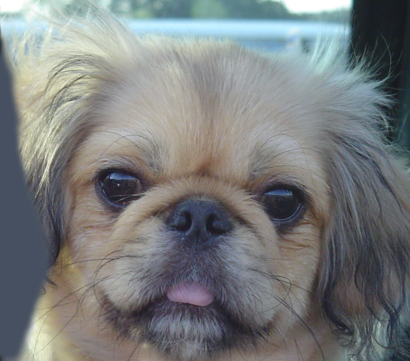
#> input picture dog.bmp, 410 x 361 px
$ python main.py
#> lines starting #> are read from the running program, lines starting #| are printed output that depends on the picture
import cv2
import os
import numpy as np
from matplotlib import pyplot as plt
from matplotlib.widgets import Slider, Button

class ImgHistogram:
    # constructor
    def __init__(self):
        self.img = cv2.imread('dog.bmp')
#> self.img is the input picture: shape (361, 410, 3); mean B, G, R 125, 124.5, 121.2
        self.img_prev = cv2.imread('dog.bmp')
        self.new_img = cv2.imread('dog.bmp')

        rows = 2
        columns = 2
        self.fig, self.axes=plt.subplots(nrows=2,ncols=2, figsize=(columns*3,rows*3))
        self.fig.subplots_adjust(left=0.25, bottom=0.25)
        self.fig.add_subplot(rows,columns,1)
        plt.axis('off')
        plt.imshow(self.img, aspect='auto')

        self.fig.add_subplot(rows,columns,2)
        plt.axis('off')
        plt.imshow(self.img_prev, aspect='auto')

        cols = ['Original Image','Altered Image']
        for ax,col in zip(self.axes[0],cols):
            ax.set_title(col)
        for i,ax in enumerate(self.axes.flat):
            ax.set_xticks([])
            ax.set_yticks([])

        self.fig.add_subplot(rows,columns,3)
        color = ('b','g','r')
        for i,col in enumerate(color):
            imghist = cv2.calcHist([self.img],[i],None,[256],[0,256])
            plt.plot(imghist,color = col)
            plt.xlim([0,256])

        self.fig.add_subplot(rows,columns,4)
        color = ('b','g','r')
        for i,col in enumerate(color):
            imghist = cv2.calcHist([self.img_prev],[i],None,[256],[0,256])
            plt.plot(imghist,color = col)
            plt.xlim([0,256])

        # slider bar axes
        axcontrast = plt.axes([0.25, 0.1, 0.65, 0.03])
        axbrightness = plt.axes([0.25, 0.15, 0.65, 0.03])
        axbutton = plt.axes([0.525,0.05,0.1,0.03])

        #contrast can go from 0<1 for decrease, >1 for increase
        self.contrast = Slider(axcontrast, 'Contrast', 0.0, 2.0, valinit=1.0)
        #brightness can go from -127 to 127
        self.brightness = Slider(axbrightness, 'Brightness', -100.0, 100.0, valinit=0.0)
        self.savebutton = Button(axbutton, 'Save')

        self.contrast.on_changed(self.update)
        self.brightness.on_changed(self.update)
        self.savebutton.on_clicked(self.saveimg)

        plt.show()
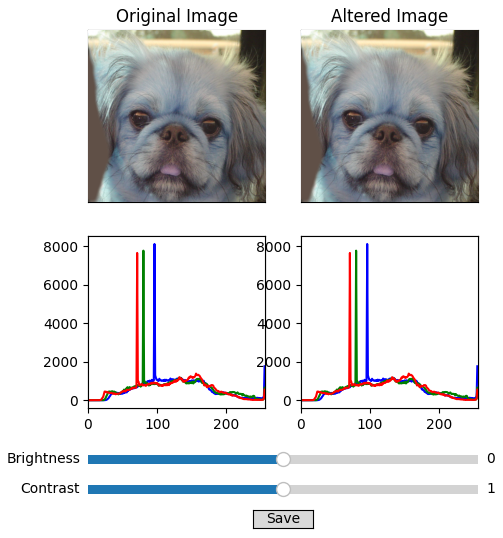
#> figure drawn by matplotlib, 6 panels; B, G, R data is drawn as R, G, B; panel 3: curve peaks at x = 96, y = 8108; panel 3: curve peaks at x = 80, y = 7762; panel 3: curve peaks at x = 71, y = 7643; panel 4: curve peaks at x = 96, y = 8108

        cv2.waitKey(0)

    def update(self,val):
        c = self.contrast.val
        b = self.brightness.val
        self.new_img = cv2.addWeighted(self.img_prev, c, self.img_prev,0,b)

        plt.subplot(2,2,2)
        plt.axis('off')
        plt.imshow(self.new_img, aspect='auto')

        plt.subplot(2,2,4)
        plt.cla()
        color = ('b','g','r')
        for i,col in enumerate(color):
            imghist = cv2.calcHist([self.new_img],[i],None,[256],[0,256])
            plt.plot(imghist,color = col)
            plt.xlim([0,256])

        self.fig.canvas.draw()

    def saveimg(self,val):
        if not cv2.imwrite(r'C:\Users\itsme\Documents\CAP4410\dog.bmp', self.new_img):
            raise Exception("Could not write image")


if __name__ == '__main__':
    h = ImgHistogram()

# add save functionality of new image
# when reload code, show new image in original image location (replace)
